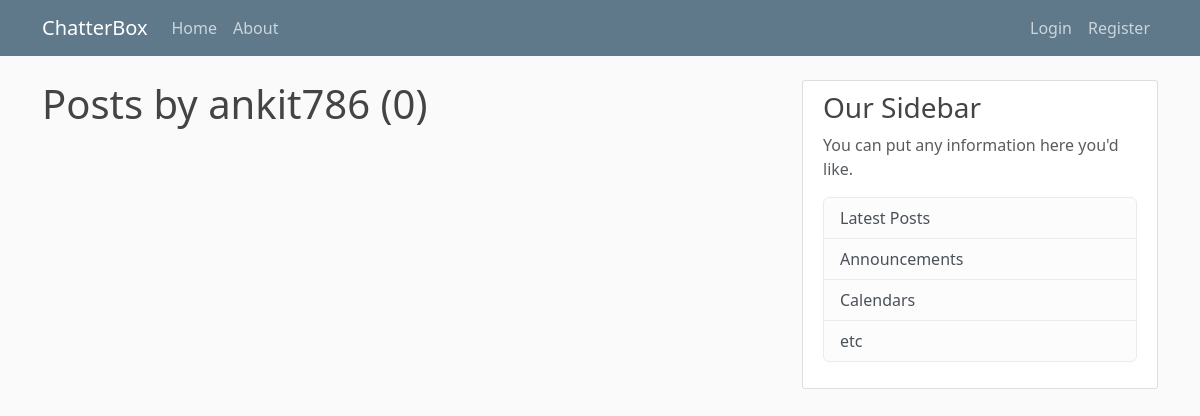
Page /user/ankit786 on the earlier database version.
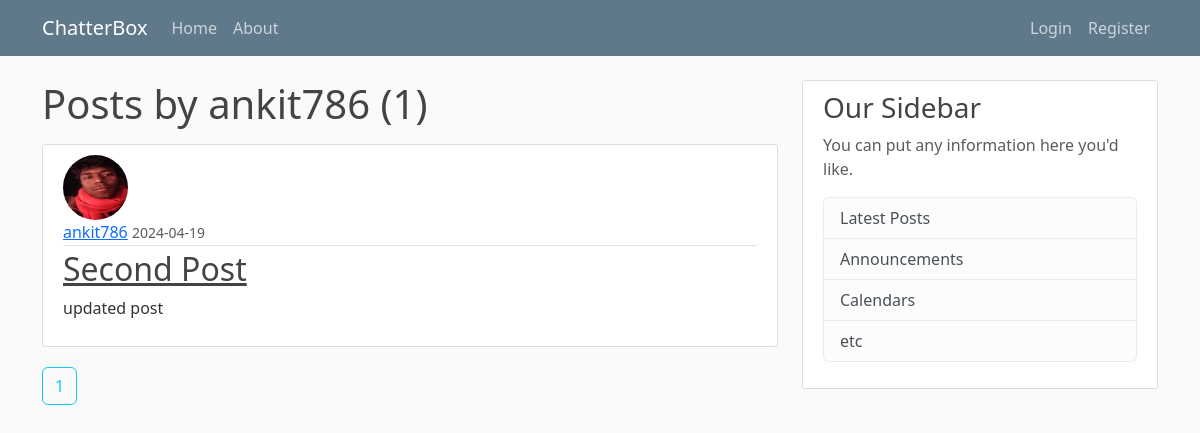
Same page on the later database version.
### blogapp/models.py (models this page shows, shortened)
class Post(db.Model):
    id = db.Column(db.Integer, primary_key=True)
    title = db.Column(db.String(100), nullable=False)
    date_posted = db.Column(db.DateTime, nullable=False, default=datetime.now)
    content = db.Column(db.Text, nullable=False)
    user_id = db.Column(db.Integer, db.ForeignKey('user.id'), nullable=False)

class User(db.Model, UserMixin):
    id = db.Column(db.Integer, primary_key=True)
    username = db.Column(db.String(20), unique=True, nullable=False)
    email = db.Column(db.String(120), unique=True, nullable=False)
    image_file = db.Column(db.String(20), nullable=False, default='default.jpg')
    password = db.Column(db.String(60), nullable=False)
    posts = db.relationship('Post', backref='author', lazy=True)

### blogapp/routes.py (the view)
@app.route("/user/<string:username>")
def user_posts(username):
    page = request.args.get('page', 1, type=int)
    user = User.query.filter_by(username=username).first_or_404()
    posts = Post.query.filter_by(author=user)\
            .order_by(Post.date_posted.desc())\
            .paginate(page=page, per_page=5)
    return render_template('user_posts.html', posts=posts, user=user)

### blogapp/templates/user_posts.html
{% extends "base.html" %}
{% block content %}
    <h1 class="mb-3"> Posts by {{ user.username }} ({{ posts.total }}) </h1>
    {% for post in posts.items %}
    <article class="media content-section">
      <img class="rounded-circle article-img" src="{{ url_for('static', filename='profile_pics/' + post.author.image_file)}}">
      <div class="media-body">
        <div class="article-metadata">
            <a class="mr-2" href="{{ url_for('user_posts', username=post.author.username) }}">{{ post.author.username }}</a>
          <small class="text-muted">{{ post.date_posted.strftime('%Y-%m-%d') }}</small>
        </div>
        <h2><a class="article-title" href="{{ url_for('post', post_id=post.id) }}">{{ post.title }}</a></h2>
        <p class="article-content">{{ post.content }}</p>
      </div>
    </article>
    {% endfor %}
    {% for page_num in posts.iter_pages(left_edge=1, right_edge=1, left_current=1, right_current=2) %}
        {% if page_num %}
            {% if posts.page == page_num %}
                <a class="btn btn-outline-info mb-4" href="{{ url_for('user_posts', username=user.username, page=page_num) }}"> {{ page_num }} </a>
            {% else %}
                <a class="btn btn-info mb-4" href="{{ url_for('user_posts', username=user.username, page=page_num) }}"> {{ page_num }} </a>
            {% endif %}
        {% else %}
            ...
        {% endif %}
    {% endfor %}
{% endblock content%}

Differences in the rows shown:
added Post: image_file (picture), author.username "ankit786", date_posted "2024-04-19", title "Second Post", content "updated post"
Other differences:
{{ posts.total }}: "0" → "1"
new list line: "1"
